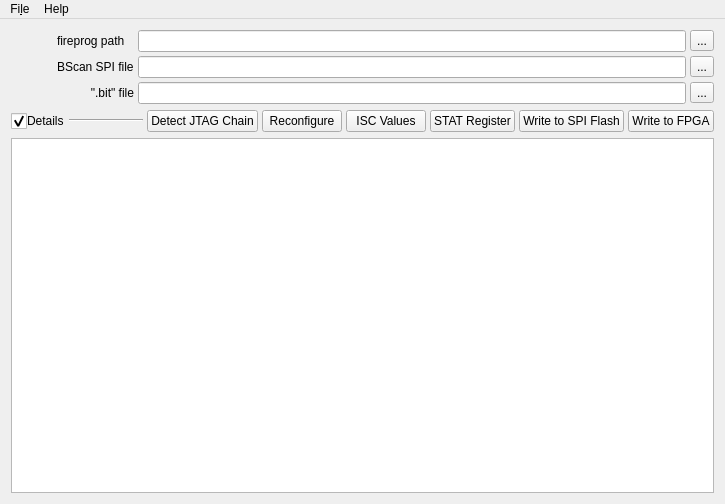
<?xml version="1.0" encoding="UTF-8"?>
<ui version="4.0">
 <class>MainWindow</class>
 <widget class="QMainWindow" name="MainWindow">
  <property name="geometry">
   <rect>
    <x>0</x>
    <y>0</y>
    <width>725</width>
    <height>504</height>
   </rect>
  </property>
  <property name="sizePolicy">
   <sizepolicy hsizetype="Maximum" vsizetype="Maximum">
    <horstretch>0</horstretch>
    <verstretch>0</verstretch>
   </sizepolicy>
  </property>
  <property name="windowTitle">
   <string>Prometheus</string>
  </property>
  <property name="windowIcon">
   <iconset resource="Resources.qrc">
    <normaloff>:/Images/icon.png</normaloff>:/Images/icon.png</iconset>
  </property>
  <widget class="QWidget" name="centralWidget">
   <property name="minimumSize">
    <size>
     <width>707</width>
     <height>0</height>
    </size>
   </property>
   <property name="maximumSize">
    <size>
     <width>16777213</width>
     <height>16777215</height>
    </size>
   </property>
   <layout class="QGridLayout" name="gridLayout_2">
    <item row="0" column="1">
     <widget class="QFrame" name="ChooseFiles">
      <property name="sizePolicy">
       <sizepolicy hsizetype="Expanding" vsizetype="Fixed">
        <horstretch>0</horstretch>
        <verstretch>0</verstretch>
       </sizepolicy>
      </property>
      <property name="frameShape">
       <enum>QFrame::NoFrame</enum>
      </property>
      <property name="frameShadow">
       <enum>QFrame::Raised</enum>
      </property>
      <layout class="QGridLayout" name="gridLayout">
       <property name="leftMargin">
        <number>0</number>
       </property>
       <property name="topMargin">
        <number>0</number>
       </property>
       <property name="rightMargin">
        <number>0</number>
       </property>
       <property name="bottomMargin">
        <number>0</number>
       </property>
       <property name="spacing">
        <number>4</number>
       </property>
       <item row="2" column="0">
        <widget class="QLabel" name="label_bitfile">
         <property name="text">
          <string>&quot;.bit&quot; file</string>
         </property>
         <property name="textFormat">
          <enum>Qt::AutoText</enum>
         </property>
         <property name="alignment">
          <set>Qt::AlignRight|Qt::AlignTrailing|Qt::AlignVCenter</set>
         </property>
        </widget>
       </item>
       <item row="2" column="3">
        <widget class="QToolButton" name="toolBtnBit">
         <property name="text">
          <string>...</string>
         </property>
        </widget>
       </item>
       <item row="2" column="1">
        <widget class="QLineEdit" name="lineEdit_bitfile"/>
       </item>
       <item row="0" column="3">
        <widget class="QToolButton" name="toolBtnProg">
         <property name="text">
          <string>...</string>
         </property>
        </widget>
       </item>
       <item row="0" column="1">
        <widget class="QLineEdit" name="lineEdit_fireprog">
         <property name="minimumSize">
          <size>
           <width>350</width>
           <height>0</height>
          </size>
         </property>
        </widget>
       </item>
       <item row="0" column="0">
        <widget class="QLabel" name="label_fireprog">
         <property name="text">
          <string>fireprog path</string>
         </property>
        </widget>
       </item>
       <item row="1" column="1">
        <widget class="QLineEdit" name="lineEdit_bscan"/>
       </item>
       <item row="1" column="3">
        <widget class="QToolButton" name="toolBtnBscan">
         <property name="text">
          <string>...</string>
         </property>
        </widget>
       </item>
       <item row="1" column="0">
        <widget class="QLabel" name="label_bscan">
         <property name="text">
          <string>BScan SPI file</string>
         </property>
        </widget>
       </item>
      </layout>
     </widget>
    </item>
    <item row="3" column="0" colspan="2">
     <widget class="QTextBrowser" name="textEdit">
      <property name="sizePolicy">
       <sizepolicy hsizetype="Expanding" vsizetype="Expanding">
        <horstretch>0</horstretch>
        <verstretch>0</verstretch>
       </sizepolicy>
      </property>
      <property name="minimumSize">
       <size>
        <width>0</width>
        <height>250</height>
       </size>
      </property>
      <property name="frameShadow">
       <enum>QFrame::Plain</enum>
      </property>
      <property name="lineWidth">
       <number>1</number>
      </property>
      <property name="undoRedoEnabled">
       <bool>false</bool>
      </property>
      <property name="readOnly">
       <bool>true</bool>
      </property>
     </widget>
    </item>
    <item row="2" column="0" colspan="2">
     <widget class="QFrame" name="Operations">
      <property name="sizePolicy">
       <sizepolicy hsizetype="Expanding" vsizetype="Fixed">
        <horstretch>0</horstretch>
        <verstretch>0</verstretch>
       </sizepolicy>
      </property>
      <property name="frameShape">
       <enum>QFrame::NoFrame</enum>
      </property>
      <property name="frameShadow">
       <enum>QFrame::Raised</enum>
      </property>
      <layout class="QHBoxLayout" name="horizontalLayout_2">
       <property name="spacing">
        <number>4</number>
       </property>
       <property name="leftMargin">
        <number>0</number>
       </property>
       <property name="topMargin">
        <number>0</number>
       </property>
       <property name="rightMargin">
        <number>0</number>
       </property>
       <property name="bottomMargin">
        <number>0</number>
       </property>
       <item>
        <widget class="QCheckBox" name="checkBox_details">
         <property name="sizePolicy">
          <sizepolicy hsizetype="Preferred" vsizetype="Preferred">
           <horstretch>0</horstretch>
           <verstretch>0</verstretch>
          </sizepolicy>
         </property>
         <property name="maximumSize">
          <size>
           <width>70</width>
           <height>16777215</height>
          </size>
         </property>
         <property name="styleSheet">
          <string notr="true">QCheckBox {
     spacing: 0px;
}

QCheckBox::indicator {
     width: 16px;
     height: 16px;
}

QCheckBox::indicator:unchecked {
     image: url(:/Images/arrow_right.png);
}

QCheckBox::indicator:checked {
     image: url(:/Images/arrow_down.png);
}
</string>
         </property>
         <property name="text">
          <string>Details</string>
         </property>
         <property name="checked">
          <bool>true</bool>
         </property>
        </widget>
       </item>
       <item>
        <widget class="Line" name="line">
         <property name="sizePolicy">
          <sizepolicy hsizetype="Expanding" vsizetype="Maximum">
           <horstretch>0</horstretch>
           <verstretch>0</verstretch>
          </sizepolicy>
         </property>
         <property name="orientation">
          <enum>Qt::Horizontal</enum>
         </property>
        </widget>
       </item>
       <item>
        <widget class="QPushButton" name="pushButton_DetectChain">
         <property name="text">
          <string>Detect JTAG Chain</string>
         </property>
        </widget>
       </item>
       <item>
        <widget class="QPushButton" name="pushButton_Reconfigure">
         <property name="text">
          <string>Reconfigure</string>
         </property>
        </widget>
       </item>
       <item>
        <widget class="QPushButton" name="pushButton_ISC_Values">
         <property name="text">
          <string>ISC Values</string>
         </property>
        </widget>
       </item>
       <item>
        <widget class="QPushButton" name="pushButton_STAT_Register">
         <property name="text">
          <string>STAT Register</string>
         </property>
        </widget>
       </item>
       <item>
        <widget class="QPushButton" name="pushButton_ProgramFlash">
         <property name="text">
          <string>Write to SPI Flash</string>
         </property>
        </widget>
       </item>
       <item>
        <widget class="QPushButton" name="pushButton_ProgramFPGA">
         <property name="sizePolicy">
          <sizepolicy hsizetype="Maximum" vsizetype="Fixed">
           <horstretch>0</horstretch>
           <verstretch>0</verstretch>
          </sizepolicy>
         </property>
         <property name="maximumSize">
          <size>
           <width>16777215</width>
           <height>16777215</height>
          </size>
         </property>
         <property name="text">
          <string>Write to FPGA</string>
         </property>
        </widget>
       </item>
      </layout>
     </widget>
    </item>
    <item row="0" column="0">
     <widget class="QLabel" name="logo">
      <property name="minimumSize">
       <size>
        <width>40</width>
        <height>40</height>
       </size>
      </property>
      <property name="maximumSize">
       <size>
        <width>60</width>
        <height>60</height>
       </size>
      </property>
      <property name="toolTip">
       <string>&lt;html&gt;&lt;head/&gt;&lt;body&gt;&lt;p&gt;&lt;img src=&quot;:/Images/icon.png&quot;/&gt;&lt;/p&gt;&lt;/body&gt;&lt;/html&gt;</string>
      </property>
      <property name="styleSheet">
       <string notr="true"/>
      </property>
      <property name="pixmap">
       <pixmap resource="Resources.qrc">:/Images/icon.png</pixmap>
      </property>
      <property name="scaledContents">
       <bool>true</bool>
      </property>
     </widget>
    </item>
   </layout>
  </widget>
  <widget class="QMenuBar" name="menuBar">
   <property name="geometry">
    <rect>
     <x>0</x>
     <y>0</y>
     <width>725</width>
     <height>20</height>
    </rect>
   </property>
   <widget class="QMenu" name="menuFile">
    <property name="title">
     <string>Fi&amp;le</string>
    </property>
    <addaction name="actionExit"/>
   </widget>
   <widget class="QMenu" name="menuHelp">
    <property name="title">
     <string>Help</string>
    </property>
    <addaction name="actionAbout"/>
   </widget>
   <addaction name="menuFile"/>
   <addaction name="menuHelp"/>
  </widget>
  <action name="actionExit">
   <property name="text">
    <string>&amp;Exit</string>
   </property>
  </action>
  <action name="actionAbout">
   <property name="text">
    <string>&amp;About</string>
   </property>
  </action>
 </widget>
 <layoutdefault spacing="6" margin="11"/>
 <tabstops>
  <tabstop>lineEdit_bitfile</tabstop>
  <tabstop>lineEdit_fireprog</tabstop>
  <tabstop>toolBtnBit</tabstop>
  <tabstop>checkBox_details</tabstop>
  <tabstop>textEdit</tabstop>
  <tabstop>toolBtnProg</tabstop>
 </tabstops>
 <resources>
  <include location="Resources.qrc"/>
 </resources>
 <connections/>
</ui>
